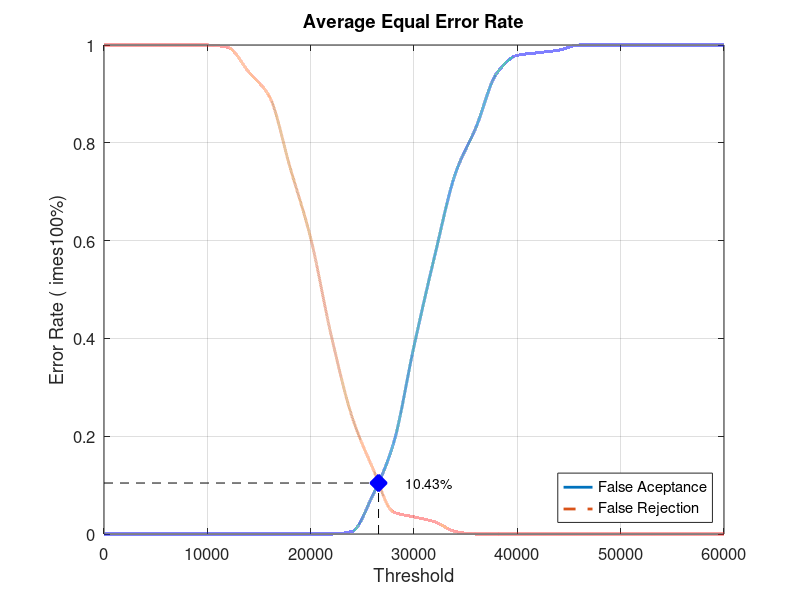
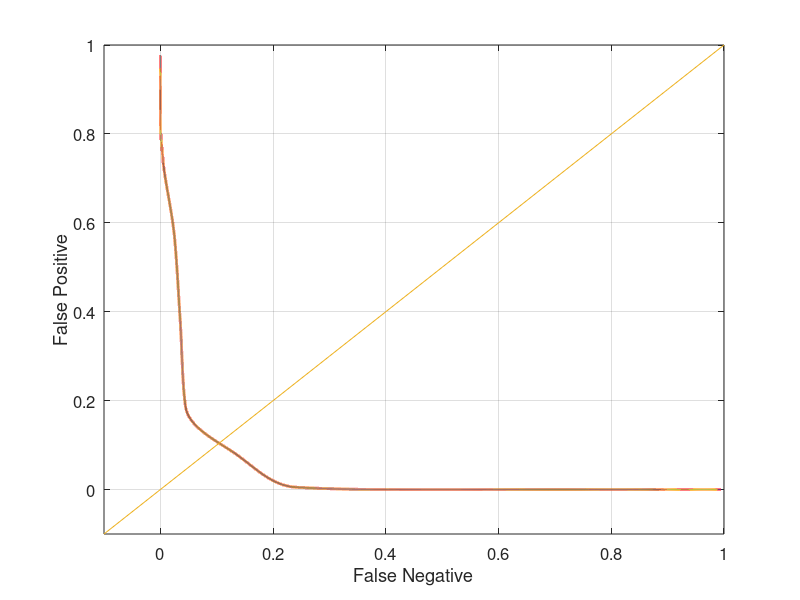

MATLAB code for these plots, in order:
close all;
clear;
clc;
x = 0:2000:60000;
xq = 0:0.5:60000;

y0 = [0 0 0 0 0 0 0 0 0 0 0 0 0.00526316 0.0789474 0.184211 0.384211 0.568421 0.736842 0.831579 0.942105 0.978947 0.984211 0.989474 1 1 1 1 1 1 1 1]
yy0 = interp1(x, y0, xq, 'pchip');
y1 = [1 1 1 1 1 1 0.995 0.945 0.895 0.75 0.605 0.405 0.24 0.135 0.045 0.035 0.025 0.005 0 0 0 0 0 0 0 0 0 0 0 0 0]
yy1 = interp1(x, y1, xq, 'pchip');

% Calculating EER: 
y2 = abs(y0 - y1);
find(y2 == min(y2))
yy2 = abs(yy0 - yy1);
xEER = find(yy2 == min(yy2));
xEERIndex = xq(xEER) % X-axis EER
yEER = yy0(xEER) % Y-axis EER

main = figure
plot(xq, yy0,'-','LineWidth', 2);	hold on
plot(xq, yy1,'--','LineWidth', 2);	hold on
plot([xEERIndex xEERIndex], [0 yEER], 'k--');	hold on
plot([0 xEERIndex], [yEER yEER], 'k--');	hold on
plot(xEERIndex, yEER, 'bx', 'LineWidth', 10);	hold on
text(xEERIndex + 10 * xEERIndex / 100, yEER, [num2str(round((10000 * yEER)) / 100) '%'])
legend('False Aceptance', 'False Rejection', 'Location', 'SouthEast')
xlabel('Threshold')
ylabel('Error Rate (	imes100%)')
title('Average Equal Error Rate')
set(gca, 'FontSize', 12)
axis([0 60000 0 1])
grid on

print(main, 'Database2_4Main', '-dpng');
FNRxFPR = figure('Color', [1 1 1]);
plot(yy1, yy0, '-', yy1, yy0, 'LineWidth', 2);
hold on
y = -0.1:0.1:1
plot(y, y); 
set(gca, 'FontSize', 12)
xlabel('False Negative')
ylabel('False Positive')
axis([-0.1 1 -0.1 1])
set(gca, 'FontSize', 12)
grid on

print(FNRxFPR, 'Database2_4FNRxFPR','-dpng');
